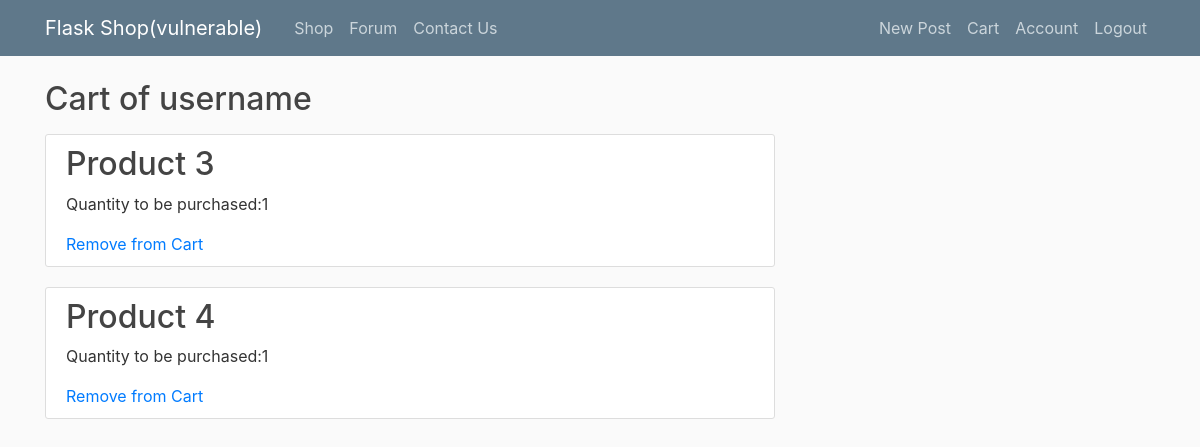
Page /cart (signed in) on the committed database.
### flaskshop/models.py (models this page shows, shortened)
class User(db.Model, UserMixin):
    id = db.Column(db.Integer, primary_key=True, autoincrement=True)
    username = db.Column(db.String(20), unique=True, nullable=False)
    email = db.Column(db.String(120), unique=True, nullable=False)
    image_file = db.Column(db.String(20), nullable=False, default='default.jpg')
    password = db.Column(db.String(60), nullable=False)
    posts = db.relationship('Post', backref='author', lazy=True)
    cart_details = db.relationship('Cart', backref='owner', lazy=True)
    contact_us = db.relationship('ContactUs', backref='author', lazy=True)
    admin_rights = db.Column(db.Boolean, unique=False, default=False)

class Cart(db.Model):
    id = db.Column(db.Integer, primary_key=True)
    product_id = db.Column(db.Integer, db.ForeignKey('product.id'), nullable=False)
    product_name = db.Column(db.String, nullable=False)
    qty = db.Column(db.Integer, nullable=False)
    owner_id = db.Column(db.Integer, db.ForeignKey('user.id'), nullable=False)

### flaskshop/routes.py (the view)
@app.route("/cart", methods=['GET'])
@login_required
def cart():
    page = request.args.get('page', 1, type=int)
    product = Product.query.order_by(Product.id.desc()).paginate(page=page, per_page=5)
    cart_items = Cart.query.order_by(Cart.id.desc()).paginate(page=page, per_page=5)
    return render_template('cart.html', title="Cart", cart_items=cart_items, product=product)

### flaskshop/models.py (called while the page is built)
@login_manager.user_loader
def load_user(user_id):
    return User.query.get(int(user_id))

### flaskshop/templates/cart.html
{% extends "layout.html" %}
{% block content %}
    <h2 class="mb-3"> Cart of {{ current_user.username }}</h2>
    {% for item in cart_items.items %}
    {% if item.owner_id == current_user.id %}
        <article class="media content-section">
          <div class="media-body">
            <h2><a class="article-title">{{ item.product_name }}</a></h2>
            <p class="article-content">Quantity to be purchased:{{ item.qty }}</p>
              {% if current_user.is_authenticated %}
                <a class="removeFromCart" href="{{url_for('remove_from_cart', product_id=item.product_id)}}" >Remove from Cart</a>
              {% endif %}
          </div>
        </article>
    {% endif %}
    {% endfor %}
{% endblock content %}

### flaskshop/static/main.css (style rules this page uses)
body { background: #fafafa; color: #333333; margin-top: 5rem; }
h1, h2, h3, h4, h5, h6 { color: #444444; }
.content-section { background: #ffffff; padding: 10px 20px; border: 1px solid #dddddd; border-radius: 3px; margin-bottom: 20px; }
.article-title { color: #444444; }
.article-content { white-space: pre-line; }

### rows in the picture
User: username "username"
Cart: product_name "Product 3", qty "1"
Cart: product_name "Product 4", qty "1"
